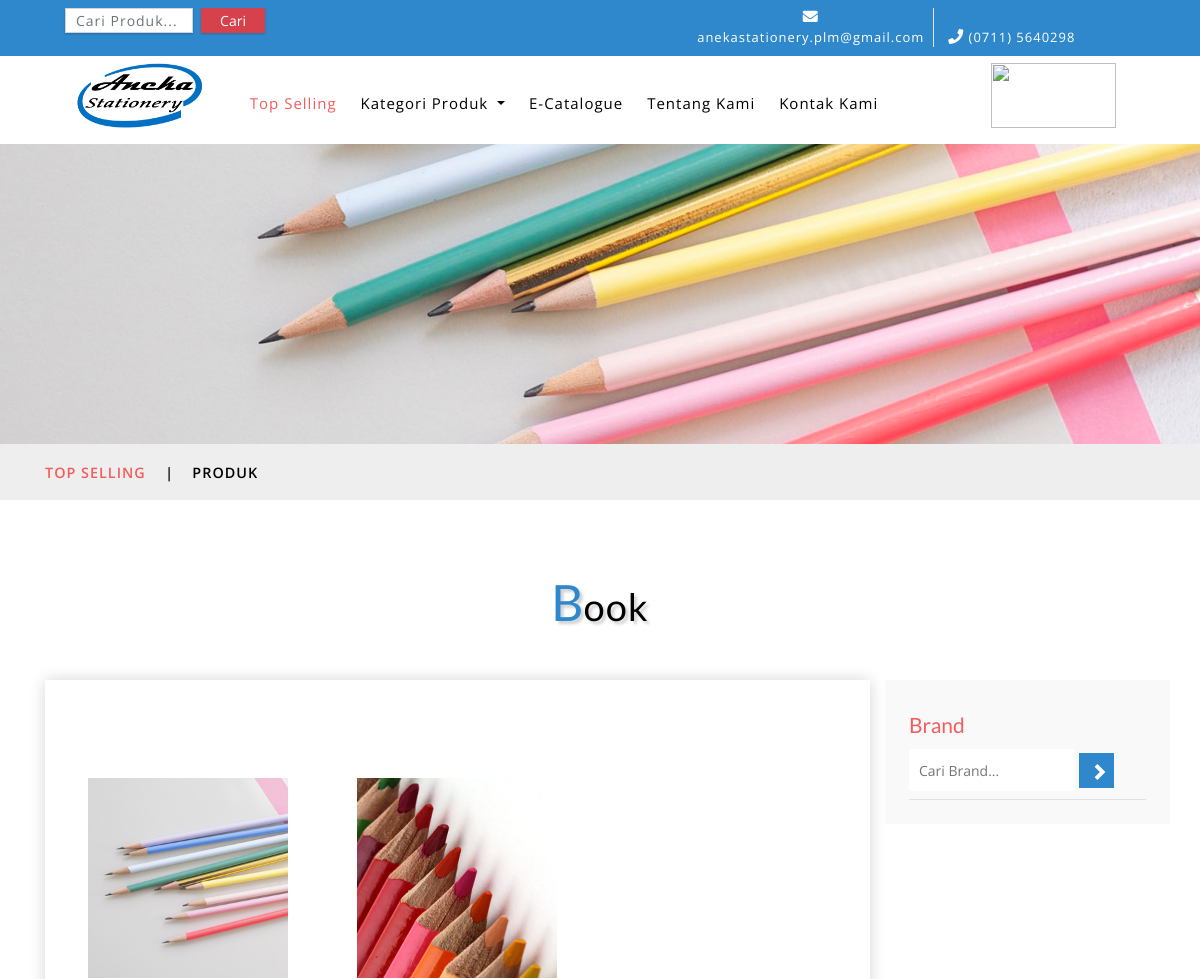
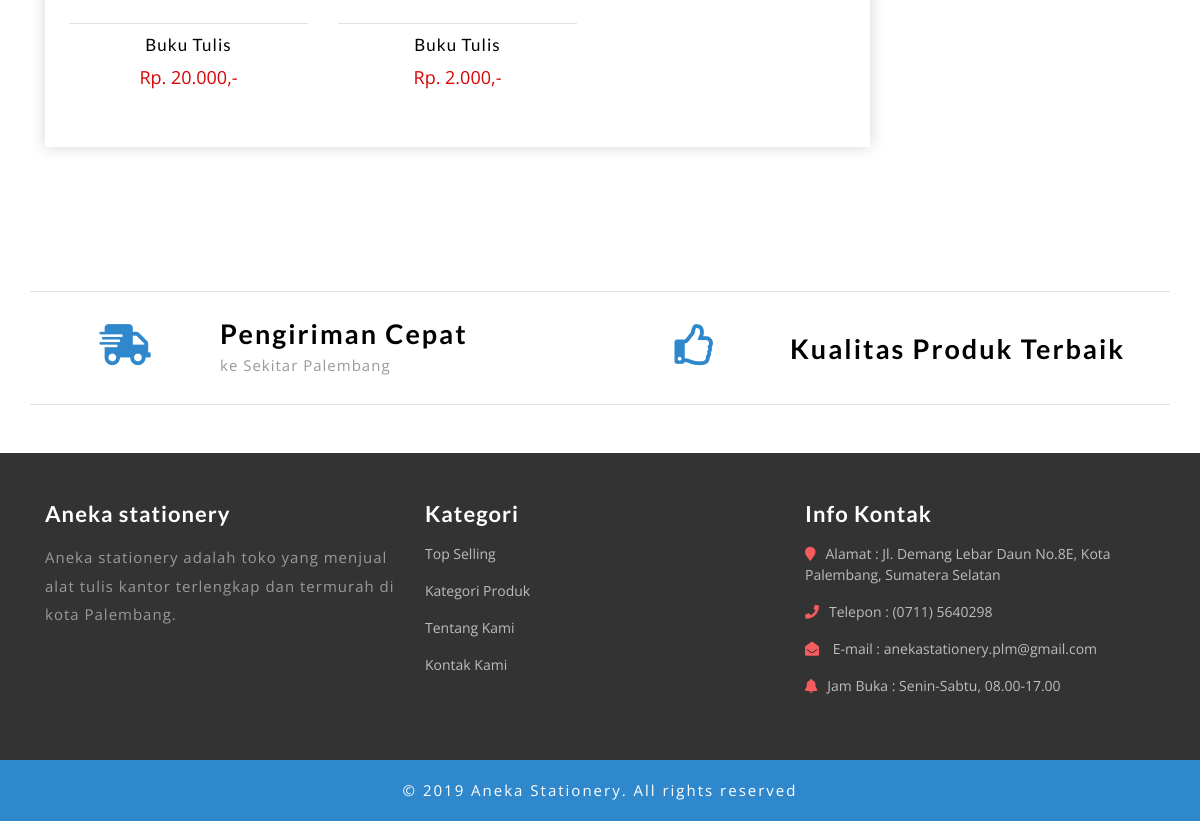
Screenshot of /book.php with the database file from the repository (2 pictures, top to bottom).
### tables this page shows
CREATE TABLE `produk` (
  `id_produk` int(10) NOT NULL,
  `nama_produk` varchar(35) NOT NULL,
  `kategori_produk` varchar(35) NOT NULL,
  `gambar` varchar(255) NOT NULL,
  `harga_awal` varchar(20) NOT NULL,
  `harga_diskon` varchar(20) NOT NULL,
  `deskripsi` longtext NOT NULL,
  `status` varchar(25) NOT NULL,
  `brand` varchar(35) NOT NULL
);

### book.php (the view, shortened to what this page needs)
<!DOCTYPE html>
<html lang="zxx">
	<?php
    include 'header.php';
    ?>
	<div class="page-head_agile_info_w3l">
	</div>
	<div class="services-breadcrumb">
		<div class="agile_inner_breadcrumb">
			<div class="container">
				<ul class="w3_short">
					<li>
						<a href="index.php">Top Selling</a>
						<i>|</i>
					</li>
					<li>Produk</li>
				</ul>
			</div>
		</div>
	</div>
	<div class="ads-grid py-sm-5 py-4">
		<div class="container py-xl-4 py-lg-2">
			<h3 class="tittle-w3l text-center mb-lg-5 mb-sm-4 mb-3">
				<span>B</span>ook</h3>
			<div class="row">
				<div class="agileinfo-ads-display col-lg-9">
					<div class="wrapper">
						<div class="product-sec1 px-sm-4 px-3 py-sm-5  py-3 mb-4">
							<div class="row">
<?php
require "koneksi.php";
$sql="SELECT * FROM produk WHERE kategori_produk = 'Book';";
$proses=mysqli_query($koneksi, $sql);
?>
<?php
while($data=mysqli_fetch_array($proses)){
?>
								<div class="col-md-4 product-men" style="margin-top: 50px;">
									<div class="men-pro-item simpleCart_shelfItem">
										<div class="men-thumb-item text-center">
											<img style="width:200px; height:200px;" src="admin/produk/<?php echo $data['gambar'];?>" alt="">
										</div>
										<div class="item-info-product text-center border-top mt-4">
											<h4 class="pt-1">
												<a href="single.php?id_produk=<?php echo $data['id_produk']; ?>"><?php echo $data['nama_produk'];?></a>
											</h4>
											<div class="info-product-price my-2">
												<span class="item_price">Rp. <?php echo $data['harga_awal'];?>,-</span>
											</div>
										</div>
									</div>
								</div>
<?php
 }
?>
							</div>
						</div>
					</div>
				</div>
				<div class="col-lg-3 mt-lg-0 mt-4 p-lg-0">
					<div class="side-bar p-sm-4 p-3">
						<div class="search-hotel border-bottom py-2">
							<h3 class="agileits-sear-head mb-3">Brand</h3>
							<form action="#" method="post">
								<input type="search" placeholder="Cari Brand..." name="search" required="">
								<input type="submit" value=" ">
							</form>
							</div>
						</div>
					</div>
				</div>
			</div>
			</div>
<?php
    include 'footer.php';
    ?>
</body>
</html>

### css/style.css (style rules this page uses)
html, body { margin: 0; font-size: 100%; background: #fff; font-family: 'Open Sans', sans-serif; }
input[type="button"], input[type="submit"] { transition: 0.5s all; -webkit-transition: 0.5s all; -moz-transition: 0.5s all; -o-transition: 0.5s all; -ms-transition: 0.5s all; }
h1, h2, h3, h4, h5, h6 { margin: 0; font-family: 'Lato', sans-serif; }
ul { margin: 0; padding: 0; }
h3.tittle-w3l { color: #000; font-size: 38px; letter-spacing: 1px; text-shadow: 3px 3px 3px rgba(0, 0, 0, 0.19); }
h3.tittle-w3l span { color: #2f88cb; font-size: 50px; letter-spacing: 0; }
.men-pro-item { position: relative; }
.men-thumb-item { position: relative; }
.search-hotel input[type="search"] { background: #fff; border: none; width: 70%; outline: none; padding: 11px 10px 10px 10px; font-size: 14px; color: #c4c4c4; margin-top: -10px; }
.search-hotel form input[type="submit"] { background: url(../images/search.png) no-repeat 13px 11px #2f88cb; width: 35px; height: 35px; border: none; padding: 0; cursor: pointer; }
h3.agileits-sear-head { color: #F45C5D; font-size: 21px; }
.side-bar { background-color: #F9F9F9; height: fit-content; }
.product-sec1 { box-shadow: 0px 0px 15px 0px #D6D6D6; }
.item-info-product h4 a { color: #000; font-size: 17px; letter-spacing: 1px; }
span.item_price { font-size: 18px; color: #d60404; }
.page-head_agile_info_w3l { background: url(../images/atk8.jpg) no-repeat center; background-size: cover; -webkit-background-size: cover; -o-background-size: cover; -ms-background-size: cover; -moz-background-size: cover; min-height: 300px; }
ul.w3_short li { display: inline-block; text-transform: uppercase; color: #000; font-size: 0.9em; font-weight: 600; letter-spacing: 1px; }
ul.w3_short li a { color: #F45C5D; text-decoration: none; }
.services-breadcrumb { padding: 0; background: #eee; text-align: center; }
.services-breadcrumb ul li i { padding: 0 1em; }
ul.w3_short { text-align: left; padding: 16px 0; }

### rows the page displays
produk: gambar (picture), nama_produk "Buku Tulis", harga_awal "20.000"
produk: gambar (picture), nama_produk "Buku Tulis", harga_awal "2.000"
